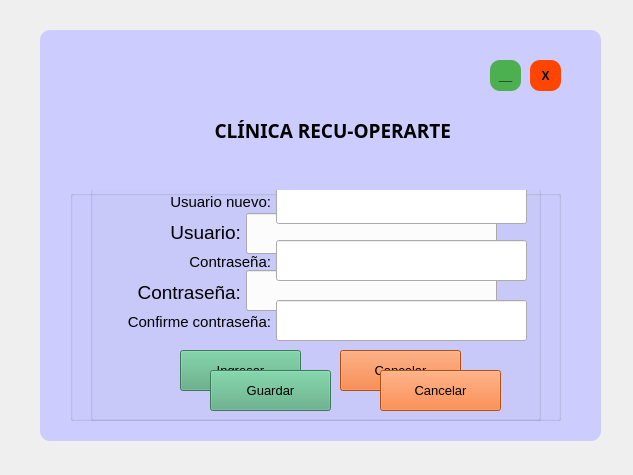
<?xml version="1.0" encoding="UTF-8"?>
<ui version="4.0">
 <class>Dialog</class>
 <widget class="QDialog" name="Dialog">
  <property name="geometry">
   <rect>
    <x>0</x>
    <y>0</y>
    <width>633</width>
    <height>475</height>
   </rect>
  </property>
  <property name="windowTitle">
   <string>Dialog</string>
  </property>
  <widget class="QFrame" name="frame">
   <property name="geometry">
    <rect>
     <x>40</x>
     <y>30</y>
     <width>561</width>
     <height>411</height>
    </rect>
   </property>
   <property name="styleSheet">
    <string notr="true">#frame {
	background-color: #ccccff;
	border-radius: 10px;
}
</string>
   </property>
   <property name="frameShape">
    <enum>QFrame::StyledPanel</enum>
   </property>
   <property name="frameShadow">
    <enum>QFrame::Raised</enum>
   </property>
   <widget class="QPushButton" name="minimizar">
    <property name="geometry">
     <rect>
      <x>450</x>
      <y>30</y>
      <width>31</width>
      <height>31</height>
     </rect>
    </property>
    <property name="font">
     <font>
      <pointsize>9</pointsize>
      <weight>75</weight>
      <bold>true</bold>
      <underline>false</underline>
      <strikeout>false</strikeout>
     </font>
    </property>
    <property name="styleSheet">
     <string notr="true">QPushButton {
        background-color: #4CAF50;
        border: none;
        border-radius: 10px;;
    }</string>
    </property>
    <property name="text">
     <string>__</string>
    </property>
    <property name="autoExclusive">
     <bool>false</bool>
    </property>
   </widget>
   <widget class="QPushButton" name="exit">
    <property name="geometry">
     <rect>
      <x>490</x>
      <y>30</y>
      <width>31</width>
      <height>31</height>
     </rect>
    </property>
    <property name="font">
     <font>
      <pointsize>9</pointsize>
      <weight>75</weight>
      <bold>true</bold>
      <underline>false</underline>
      <strikeout>false</strikeout>
     </font>
    </property>
    <property name="styleSheet">
     <string notr="true">QPushButton {
        background-color: orangered;
        border: none;
        border-radius: 10px;;
    }</string>
    </property>
    <property name="text">
     <string>X</string>
    </property>
    <property name="autoExclusive">
     <bool>false</bool>
    </property>
   </widget>
   <widget class="QLabel" name="label_3">
    <property name="geometry">
     <rect>
      <x>140</x>
      <y>90</y>
      <width>271</width>
      <height>21</height>
     </rect>
    </property>
    <property name="font">
     <font>
      <family>Yu Gothic UI Semibold</family>
      <pointsize>14</pointsize>
      <weight>75</weight>
      <bold>true</bold>
     </font>
    </property>
    <property name="layoutDirection">
     <enum>Qt::RightToLeft</enum>
    </property>
    <property name="text">
     <string>CLÍNICA RECU-OPERARTE</string>
    </property>
    <property name="scaledContents">
     <bool>true</bool>
    </property>
    <property name="alignment">
     <set>Qt::AlignRight|Qt::AlignTrailing|Qt::AlignVCenter</set>
    </property>
   </widget>
   <widget class="QGroupBox" name="ingreso">
    <property name="geometry">
     <rect>
      <x>30</x>
      <y>160</y>
      <width>491</width>
      <height>231</height>
     </rect>
    </property>
    <property name="title">
     <string/>
    </property>
    <widget class="QLineEdit" name="username">
     <property name="geometry">
      <rect>
       <x>176</x>
       <y>23</y>
       <width>251</width>
       <height>41</height>
      </rect>
     </property>
     <property name="font">
      <font>
       <family>Dubai Medium</family>
       <pointsize>12</pointsize>
      </font>
     </property>
    </widget>
    <widget class="QLineEdit" name="password">
     <property name="geometry">
      <rect>
       <x>176</x>
       <y>80</y>
       <width>251</width>
       <height>41</height>
      </rect>
     </property>
     <property name="font">
      <font>
       <family>Dubai Medium</family>
       <pointsize>12</pointsize>
      </font>
     </property>
    </widget>
    <widget class="QLabel" name="label_5">
     <property name="geometry">
      <rect>
       <x>80</x>
       <y>30</y>
       <width>91</width>
       <height>24</height>
      </rect>
     </property>
     <property name="font">
      <font>
       <pointsize>14</pointsize>
      </font>
     </property>
     <property name="layoutDirection">
      <enum>Qt::RightToLeft</enum>
     </property>
     <property name="text">
      <string>Usuario:</string>
     </property>
     <property name="scaledContents">
      <bool>true</bool>
     </property>
     <property name="alignment">
      <set>Qt::AlignRight|Qt::AlignTrailing|Qt::AlignVCenter</set>
     </property>
    </widget>
    <widget class="QPushButton" name="ingresar">
     <property name="geometry">
      <rect>
       <x>110</x>
       <y>160</y>
       <width>121</width>
       <height>41</height>
      </rect>
     </property>
     <property name="font">
      <font>
       <pointsize>10</pointsize>
      </font>
     </property>
     <property name="styleSheet">
      <string notr="true">background-color: rgb(85, 170, 127);</string>
     </property>
     <property name="text">
      <string>Ingresar</string>
     </property>
    </widget>
    <widget class="QLabel" name="label_6">
     <property name="geometry">
      <rect>
       <x>40</x>
       <y>90</y>
       <width>131</width>
       <height>24</height>
      </rect>
     </property>
     <property name="font">
      <font>
       <pointsize>14</pointsize>
      </font>
     </property>
     <property name="layoutDirection">
      <enum>Qt::LeftToRight</enum>
     </property>
     <property name="text">
      <string>Contraseña:</string>
     </property>
     <property name="alignment">
      <set>Qt::AlignRight|Qt::AlignTrailing|Qt::AlignVCenter</set>
     </property>
    </widget>
    <widget class="QPushButton" name="cancelar">
     <property name="geometry">
      <rect>
       <x>270</x>
       <y>160</y>
       <width>121</width>
       <height>41</height>
      </rect>
     </property>
     <property name="font">
      <font>
       <pointsize>10</pointsize>
      </font>
     </property>
     <property name="styleSheet">
      <string notr="true">background-color:  #FF6C17;</string>
     </property>
     <property name="text">
      <string>Cancelar</string>
     </property>
    </widget>
    <widget class="QGroupBox" name="cambio">
     <property name="geometry">
      <rect>
       <x>20</x>
       <y>-30</y>
       <width>451</width>
       <height>261</height>
      </rect>
     </property>
     <property name="title">
      <string/>
     </property>
     <widget class="QPushButton" name="ingresar_2">
      <property name="geometry">
       <rect>
        <x>120</x>
        <y>210</y>
        <width>121</width>
        <height>41</height>
       </rect>
      </property>
      <property name="font">
       <font>
        <pointsize>10</pointsize>
       </font>
      </property>
      <property name="styleSheet">
       <string notr="true">background-color: rgb(85, 170, 127);</string>
      </property>
      <property name="text">
       <string>Guardar</string>
      </property>
     </widget>
     <widget class="QLabel" name="label_4">
      <property name="geometry">
       <rect>
        <x>50</x>
        <y>90</y>
        <width>131</width>
        <height>24</height>
       </rect>
      </property>
      <property name="font">
       <font>
        <pointsize>11</pointsize>
       </font>
      </property>
      <property name="layoutDirection">
       <enum>Qt::LeftToRight</enum>
      </property>
      <property name="text">
       <string>Contraseña:</string>
      </property>
      <property name="alignment">
       <set>Qt::AlignRight|Qt::AlignTrailing|Qt::AlignVCenter</set>
      </property>
     </widget>
     <widget class="QLineEdit" name="password_1">
      <property name="geometry">
       <rect>
        <x>186</x>
        <y>80</y>
        <width>251</width>
        <height>41</height>
       </rect>
      </property>
      <property name="font">
       <font>
        <family>Dubai Medium</family>
        <pointsize>12</pointsize>
       </font>
      </property>
     </widget>
     <widget class="QLabel" name="label_7">
      <property name="geometry">
       <rect>
        <x>10</x>
        <y>150</y>
        <width>171</width>
        <height>24</height>
       </rect>
      </property>
      <property name="font">
       <font>
        <pointsize>11</pointsize>
       </font>
      </property>
      <property name="layoutDirection">
       <enum>Qt::LeftToRight</enum>
      </property>
      <property name="text">
       <string>Confirme contraseña:</string>
      </property>
      <property name="alignment">
       <set>Qt::AlignRight|Qt::AlignTrailing|Qt::AlignVCenter</set>
      </property>
     </widget>
     <widget class="QPushButton" name="cancelar_2">
      <property name="geometry">
       <rect>
        <x>290</x>
        <y>210</y>
        <width>121</width>
        <height>41</height>
       </rect>
      </property>
      <property name="font">
       <font>
        <pointsize>10</pointsize>
       </font>
      </property>
      <property name="styleSheet">
       <string notr="true">background-color:  #FF6C17;</string>
      </property>
      <property name="text">
       <string>Cancelar</string>
      </property>
     </widget>
     <widget class="QLineEdit" name="username_1">
      <property name="geometry">
       <rect>
        <x>186</x>
        <y>23</y>
        <width>251</width>
        <height>41</height>
       </rect>
      </property>
      <property name="font">
       <font>
        <family>Dubai Medium</family>
        <pointsize>12</pointsize>
       </font>
      </property>
     </widget>
     <widget class="QLabel" name="label_8">
      <property name="geometry">
       <rect>
        <x>20</x>
        <y>30</y>
        <width>161</width>
        <height>24</height>
       </rect>
      </property>
      <property name="font">
       <font>
        <pointsize>11</pointsize>
       </font>
      </property>
      <property name="layoutDirection">
       <enum>Qt::RightToLeft</enum>
      </property>
      <property name="text">
       <string>Usuario nuevo:</string>
      </property>
      <property name="scaledContents">
       <bool>true</bool>
      </property>
      <property name="alignment">
       <set>Qt::AlignRight|Qt::AlignTrailing|Qt::AlignVCenter</set>
      </property>
     </widget>
     <widget class="QLineEdit" name="password_2">
      <property name="geometry">
       <rect>
        <x>186</x>
        <y>140</y>
        <width>251</width>
        <height>41</height>
       </rect>
      </property>
      <property name="font">
       <font>
        <family>Dubai Medium</family>
        <pointsize>12</pointsize>
       </font>
      </property>
     </widget>
    </widget>
   </widget>
  </widget>
 </widget>
 <resources/>
 <connections/>
</ui>
